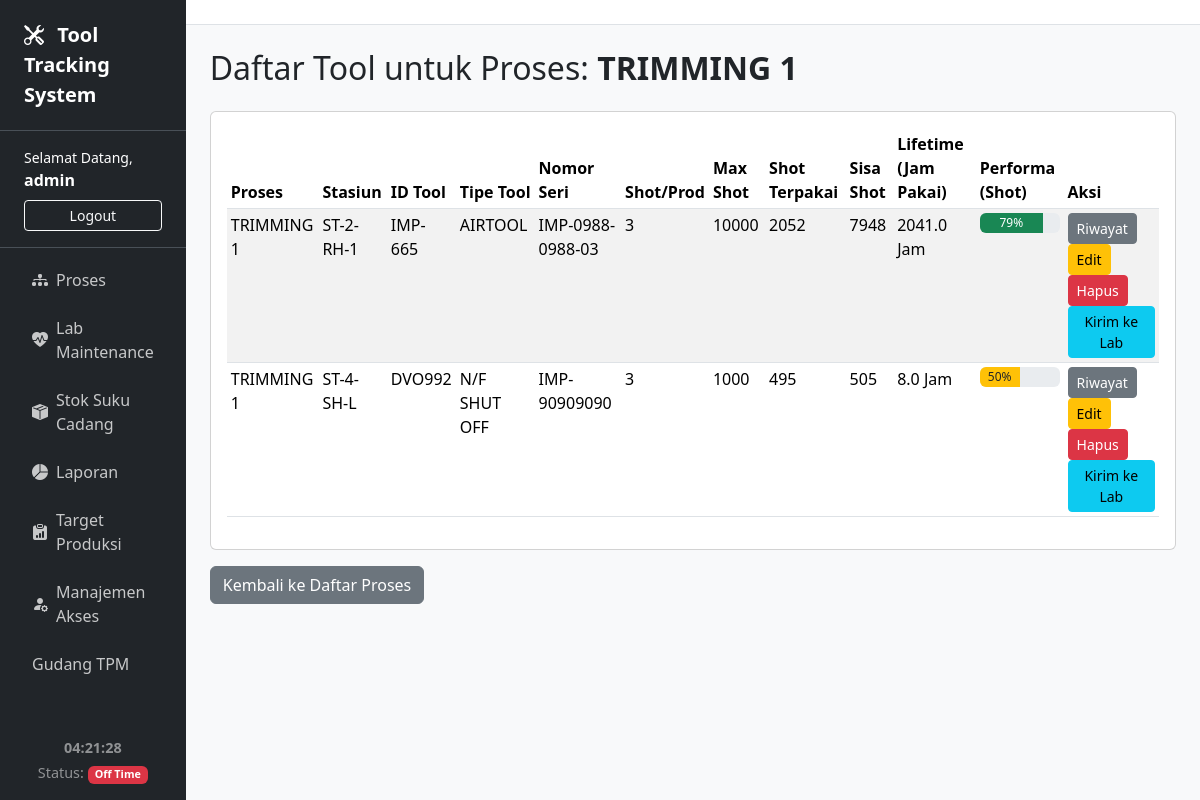
The app's page /proses/2/ (signed in), older data.
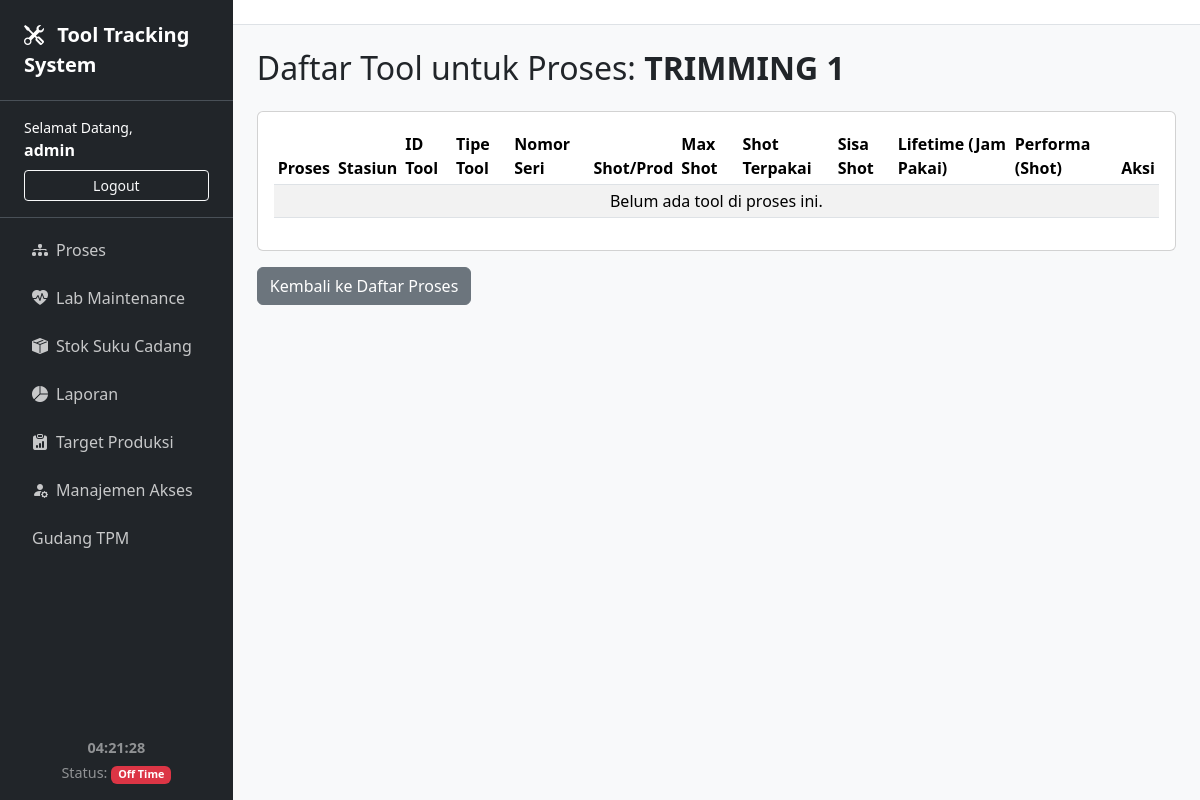
The same page, newer data.
### tracker/models.py (models this page shows, shortened)
class Tool(models.Model):
    proses = models.ForeignKey(Proses, on_delete=models.SET_NULL, null=True, blank=True)
    stasiun = models.CharField(max_length=50)
    id_tool = models.CharField("ID Tool", max_length=50, unique=True)
    tipe_tool = models.CharField("Tipe Tool", max_length=100)
    nomor_seri = models.CharField("Nomor Seri", max_length=100)
    jumlah_shot = models.IntegerField("Shot per Produksi", default=1)
    max_shot = models.IntegerField("Max Shot", default=0)
    shot_terpakai = models.IntegerField("Shot Terpakai", default=0)
    lifetime = models.IntegerField("Total Jam Pakai Maksimal", default=5000)
    jam_pakai_terakumulasi = models.FloatField(default=0, verbose_name="Jam Pakai Terakumulasi")
    STATUS_CHOICES = [('Tersedia', 'Tersedia'), ('Dipakai', 'Dipakai'), ('Perbaikan', 'Dalam Perbaikan'), ('Gudang TPM', 'Gudang TPM'),]
    status = models.CharField(max_length=20, choices=STATUS_CHOICES, default='Tersedia')
    jenis_kerusakan = models.CharField(max_length=255, blank=True, null=True, help_text="Diisi saat tool masuk lab")
    part_yang_digunakan = models.TextField(blank=True, null=True, help_text="Part yang diganti atau diperbaiki")
    dibuat_pada = models.DateTimeField(auto_now_add=True)
    diupdate_pada = models.DateTimeField(auto_now=True)
    @property
    def sisa_shot(self): return self.max_shot - self.shot_terpakai
    @property
    def performa(self):
        if self.max_shot > 0: return round((self.sisa_shot / self.max_shot) * 100)
        return 0

class Proses(models.Model):
    nama = models.CharField(max_length=100, unique=True)

### tracker/views.py (the view)
# urls.py: path('proses/<int:proses_id>/', views.daftar_tool, name='daftar_tool'),
@login_required
def daftar_tool(request, proses_id):
    proses = get_object_or_404(Proses, pk=proses_id)
    tools = Tool.objects.filter(proses=proses)
    return render(request, 'tracker/tool_list.html', {'proses': proses, 'tools': tools})

### tracker/templates/tracker/tool_list.html (shortened to what this page needs)
{% extends 'tracker/base.html' %}
{% block content %}
<h2 class="mb-4">Daftar Tool untuk Proses: <strong>{{ proses.nama }}</strong></h2>
<div class="card">
    <div class="card-body">
        <div class="table-responsive">
            <table class="table table-striped table-hover table-sm">
                <thead>
                    <tr>
                        <th>Proses</th>
                        <th>Stasiun</th>
                        <th>ID Tool</th>
                        <th>Tipe Tool</th>
                        <th>Nomor Seri</th>
                        <th>Shot/Prod</th>
                        <th>Max Shot</th>
                        <th>Shot Terpakai</th>
                        <th>Sisa Shot</th>
                        <th>Lifetime (Jam Pakai)</th>
                        <th>Performa (Shot)</th>
                        <th>Aksi</th>
                    </tr>
                </thead>
                <tbody>
                    {% for tool in tools %}
                    <tr>
                        <td>{{ tool.proses.nama }}</td>
                        <td>{{ tool.stasiun }}</td>
                        <td>{{ tool.id_tool }}</td>
                        <td>{{ tool.tipe_tool }}</td>
                        <td>{{ tool.nomor_seri }}</td>
                        <td>{{ tool.jumlah_shot }}</td>
                        <td>{{ tool.max_shot }}</td>
                        <td>{{ tool.shot_terpakai }}</td>
                        <td>{{ tool.sisa_shot }}</td>
                        <td>{{ tool.jam_pakai_terakumulasi|floatformat:1 }} Jam</td>
                        <td>
                            <div class="progress" style="height: 20px;">
                                <div class="progress-bar {% if tool.performa > 70 %}bg-success{% elif tool.performa >= 30 %}bg-warning text-dark{% else %}bg-danger{% endif %}"
                                     role="progressbar" style="width: {{ tool.performa }}%;">
                                    {{ tool.performa }}%
                                </div>
                            </div>
                        </td>
                        <td>
                            <button type="button" class="btn btn-sm btn-secondary view-history-btn"
                                    data-bs-toggle="modal" data-bs-target="#historyModal"
                                    data-tool-id="{{ tool.id }}" data-tool-name="{{ tool.id_tool }}">
                                Riwayat
                            </button>
                            {% if user.userprofile.is_developer or user.userprofile.can_edit_proses %}
                            <a href="{% url 'edit_tool' tool.id %}" class="btn btn-sm btn-warning">Edit</a>
                            <form action="{% url 'hapus_tool' tool.id %}" method="post" class="d-inline" onsubmit="return confirm('Yakin ingin hapus tool ini?');">
                                <button type="submit" class="btn btn-sm btn-danger">Hapus</button>
                            </form>
                            <form action="{% url 'send_to_lab' tool.id %}" method="post" class="d-inline" onsubmit="return confirm('Kirim tool ini ke Lab Maintenance?');">
                                <button type="submit" class="btn btn-sm btn-info">Kirim ke Lab</button>
                            </form>
                            {% endif %}
                        </td>
                    </tr>
                    {% empty %}
                    <tr>
                        <td colspan="12" class="text-center">Belum ada tool di proses ini.</td>
                    </tr>
                    {% endfor %}
                </tbody>
            </table>
        </div>
    </div>
</div>
<a href="{% url 'daftar_proses' %}" class="btn btn-secondary mt-3">Kembali ke Daftar Proses</a>
{% endblock %}

Row changes from the older to the newer data that the page shows:
removed Tool: proses.nama "TRIMMING 1", stasiun "ST-2-RH-1", id_tool "IMP-665", tipe_tool "AIRTOOL", nomor_seri "IMP-0988-0988-03", jumlah_shot "3", max_shot "10000", shot_terpakai "2052", sisa_shot "7948", jam_pakai_terakumulasi "2041.0", performa "79"
removed Tool: proses.nama "TRIMMING 1", stasiun "ST-4-SH-L", id_tool "DVO992", tipe_tool "N/F SHUT OFF", nomor_seri "IMP-90909090", jumlah_shot "3", max_shot "1000", shot_terpakai "495", sisa_shot "505", jam_pakai_terakumulasi "8.0", performa "50"
Text that changed along with them:
text now shown: "Belum ada tool di proses ini."
